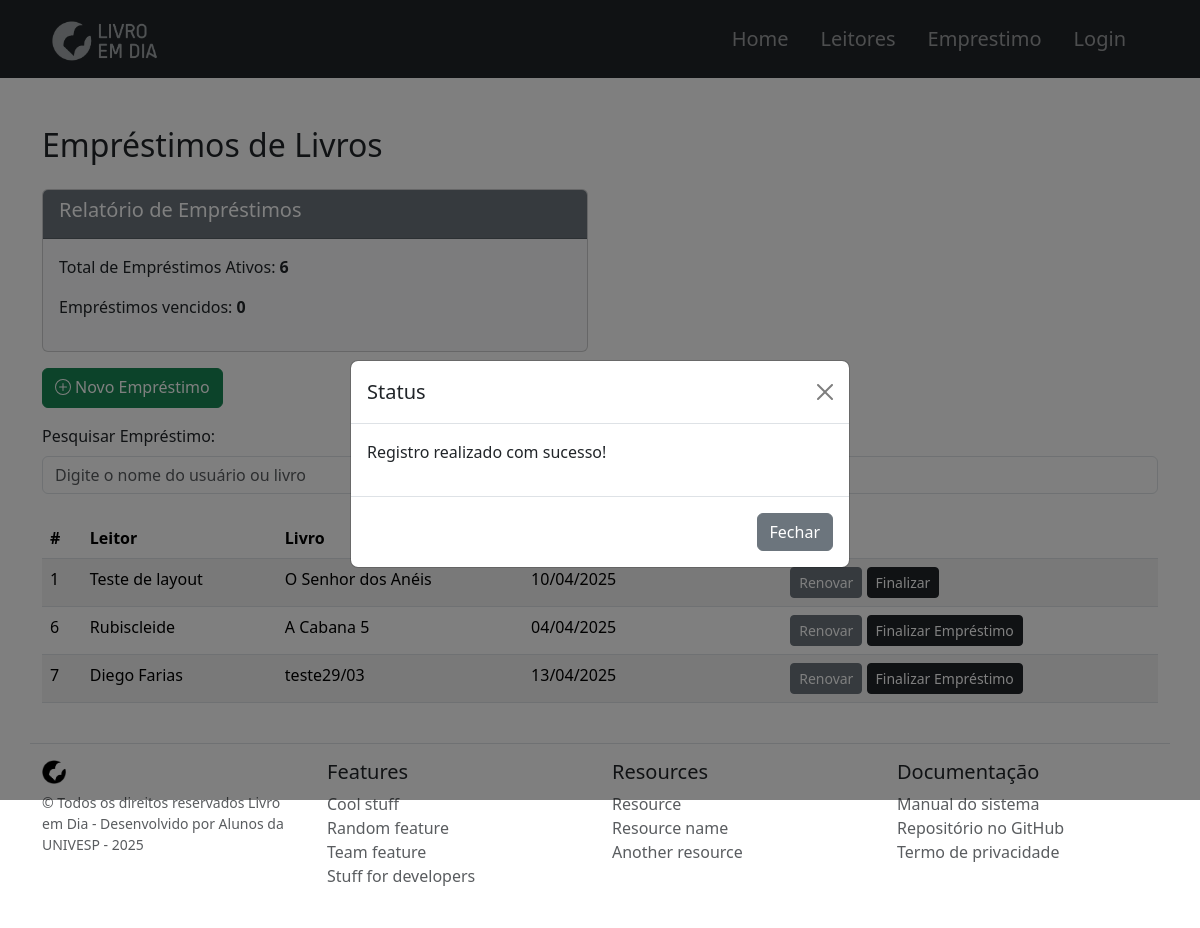
/?pagina=emprestimo&status=success, run on the app's committed database.
### tables this page shows
CREATE TABLE `emprestimo` (
  `id` int(11) NOT NULL,
  `leitor_id` int(11) NOT NULL,
  `data_emprestimo` date NOT NULL,
  `livro` varchar(60) NOT NULL,
  `qtd_renovacao` int(11) NOT NULL DEFAULT 0,
  `status` enum('emprestado','devolvido') NOT NULL DEFAULT 'emprestado'
);

CREATE TABLE `leitores` (
  `id` int(11) NOT NULL,
  `nome` varchar(50) NOT NULL,
  `telefone` varchar(20) NOT NULL,
  `qtd_atrasos` int(11) NOT NULL DEFAULT 0
);

### app/controllers/EmprestimoController.php (called while the page is built, shortened)
<?php
require_once 'app/model/EmprestimoModel.php';
class EmprestimoController {
    private $model;
    public function __construct() {
        $this->model = new EmprestimoModel();
    }
    public function listarEmprestimo(){
        $totalEmprestimos = $this->model->contarEmprestimos();
        $emprestimos = $this->model->listarEmprestimo();
        $emprestimosVencidos = 0;
        require 'app/views/emprestimo.php';
    }
}

### index.php (called while the page is built)
<?php
    include ("app/views/partials/header.php");
    include ("app/core/router.php");
    include ("app/views/partials/footer.php");
?>

### app/config/Database.php (called while the page is built, shortened)
<?php
class Database {
    private $host = "localhost";
    private $usuario = "root";
    private $senha = "";
    private $dataBase = "biblioteca";
    private $conexao;
    public function __construct() {
        $this->conexao = new mysqli($this->host, $this->usuario, $this->senha, $this->dataBase);
    }
    public function getConnection() {
        return $this->conexao;
    }
}
?>

### app/model/EmprestimoModel.php (called while the page is built, shortened)
<?php
require_once 'app/config/Database.php';
class EmprestimoModel{
    private $conexao;
    public function __construct(){
        $db = new Database();
        $this->conexao = $db->getConnection();
    }
    public function listarEmprestimo(){
        $sql = "
        SELECT e.*, l.nome AS nome
        FROM emprestimo e
        INNER JOIN leitores l ON e.leitor_id = l.id
        WHERE e.status = 'emprestado'  -- Filtra apenas os empréstimos com status 'emprestado'
        ";
        $result = $this->conexao->query($sql);
        return $result->fetch_all(MYSQLI_ASSOC);
    }
    public function contarEmprestimos() {
        $sql = "SELECT COUNT(*) AS total FROM emprestimo";
        $result = $this->conexao->query($sql);
        $data = $result->fetch_assoc();
        return $data['total'];
    }
}
?>

### app/views/emprestimo.php (the view, shortened to what this page needs)
<div class="container mt-5">
        <h2 class="mb-4">Empréstimos de Livros</h2>
        <div class="row">
            <div class="col-md-6">
                <div class="card bg-light">
                    <div class="card-header bg-secondary text-white">
                        <h5>Relatório de Empréstimos</h5>
                    </div>
                    <div class="card-body">
                        <p>Total de Empréstimos Ativos: <strong><?= $totalEmprestimos ?></strong></p>
                        <p>Empréstimos vencidos: <strong><?= $emprestimosVencidos ?></strong></p>
                    </div>
                </div>
            </div>
        </div>
        <a href="?pagina=novo_emprestimo" class="btn btn-success mt-3">
            <span class="d-inline-flex align-items-center gap-1">
                Novo Empréstimo
            </span>
        </a>
        <div class="mb-4 mt-3">
            <label for="search" class="form-label">Pesquisar Empréstimo:</label>
        </div>
        <div class="table-responsive">
            <table class="table table-striped">
                <thead>
                    <tr>
                        <th>#</th>
                        <th>Leitor</th>
                        <th>Livro</th>
                        <th>Prazo de Devolução</th>
                        <th>Ações</th>
                    </tr>
                </thead>
                <tbody id="loan-list">
                    <tr>
                        <td>1</td>
                        <td>Teste de layout</td>
                        <td>O Senhor dos Anéis</td>
                        <td>10/04/2025</td>
                        <td>
                            <a class="btn btn-secondary btn-sm" href="#">Renovar</a>
                            <a class="btn btn-dark btn-sm" href="#">Finalizar</a>
                        </td>
                    </tr>
                    <?php if (!empty($emprestimos)): ?>
                    <?php foreach ($emprestimos as $emprestimos): ?>
                        <tr>
                            <td><?= htmlspecialchars($emprestimos['id']) ?></td>
                            <td><?= htmlspecialchars($emprestimos['nome']) ?></td>
                            <td><?= htmlspecialchars($emprestimos['livro']) ?></td>
                            <td><?= htmlspecialchars($emprestimos['data_devolucao']) ?></td>
                            <td>
                                <a class="btn btn-secondary btn-sm btn-renovar"
                                href="?pagina=renovar_emprestimo&id=<?= $emprestimos['id'] ?>"
                                data-id="<?= $emprestimos['id'] ?>">
                                    Renovar
                                </a>
                                <a href="?pagina=finalizar_emprestimo&id=<?= $emprestimos['id'] ?>"
                                class="btn btn-dark btn-sm btn-finalizar">
                                    Finalizar Empréstimo
                                </a>
                            </td>
                        </tr>
                    <?php endforeach; ?>
                    <?php else: ?>
                        <tr><td colspan="4">Nenhum usuário encontrado.</td></tr>
                    <?php endif; ?>
                </tbody>
            </table>
        </div>
    </div>
    <?php
        include 'modals/statusModal.php';
    ?>

### data on the page
emprestimo: id "6", leitor.nome "Rubiscleide", livro "A Cabana 5", data_devolucao "04/04/2025"
emprestimo: id "7", leitor.nome "Diego Farias", livro "teste29/03", data_devolucao "13/04/2025"

### other printed values
$totalEmprestimos "6"
$emprestimosVencidos "0"
